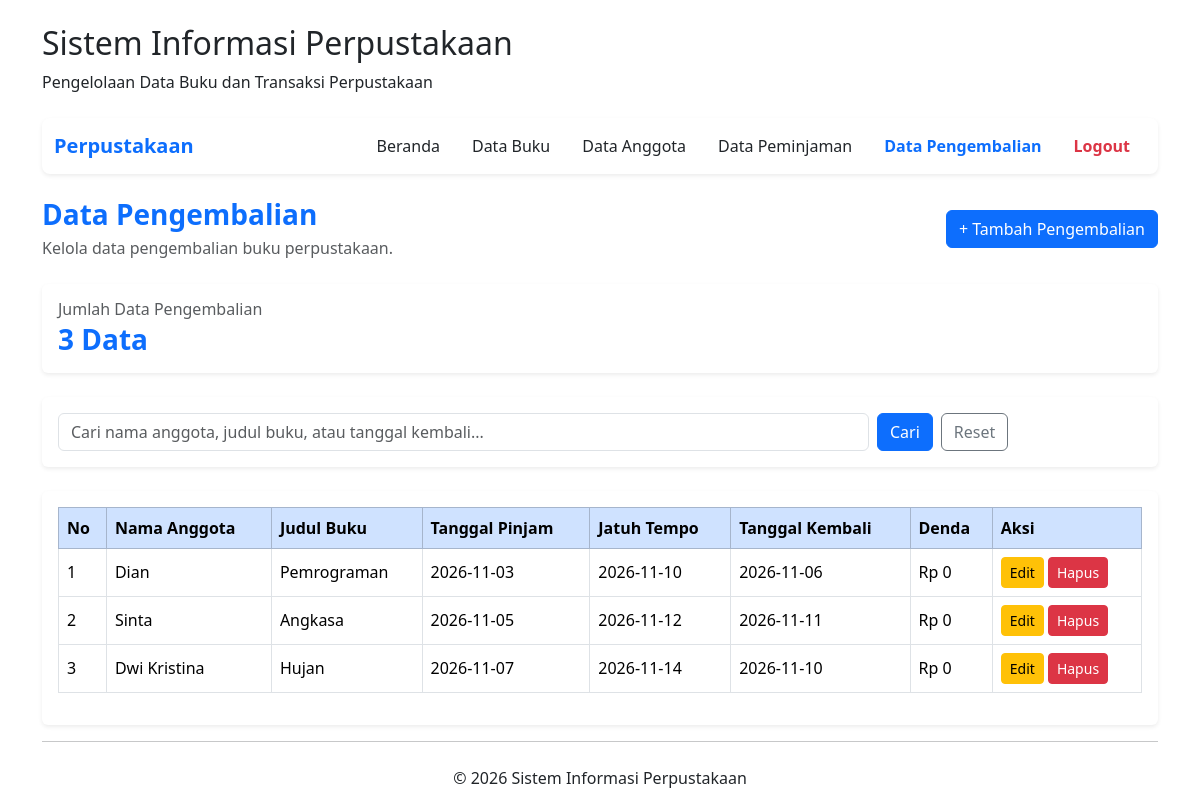
Page /index.php?action=pengembalian (signed in) on the committed database.
### tables this page shows
CREATE TABLE `tb_pengembalian` (
  `id_pengembalian` int NOT NULL,
  `id_peminjaman` int NOT NULL,
  `tanggal_kembali` date NOT NULL,
  `denda` decimal(10,2) NOT NULL DEFAULT '0.00'
);

CREATE TABLE `tb_anggota` (
  `id_anggota` int NOT NULL,
  `nama_anggota` varchar(100) NOT NULL,
  `alamat` text,
  `nomor_telepon` varchar(15) DEFAULT NULL
);

CREATE TABLE `tb_buku` (
  `id_buku` int NOT NULL,
  `judul_buku` varchar(150) NOT NULL,
  `penulis` varchar(100) NOT NULL,
  `penerbit` varchar(100) DEFAULT NULL,
  `tahun_terbit` year DEFAULT NULL,
  `stok` int NOT NULL DEFAULT '0'
);

CREATE TABLE `tb_peminjaman` (
  `id_peminjaman` int NOT NULL,
  `id_anggota` int NOT NULL,
  `id_buku` int NOT NULL,
  `id_petugas` int NOT NULL,
  `tanggal_pinjam` date NOT NULL,
  `tanggal_jatuh_tempo` date NOT NULL,
  `jumlah` int NOT NULL DEFAULT '1',
  `status_peminjaman` enum('Dipinjam','Dikembalikan') NOT NULL DEFAULT 'Dipinjam'
);

### App/Controllers/PengembalianController.php (called while the page is built, shortened)
<?php
require_once __DIR__ . '/../models/PengembalianModel.php';
class PengembalianController
{
    private $pengembalianModel;
    public function __construct()
    {
        $this->pengembalianModel = new PengembalianModel();
    }
    public function index()
    {
        $keyword = trim($_GET['keyword'] ?? '');
        $limit = 10;
        $halaman = filter_input(INPUT_GET, 'halaman', FILTER_VALIDATE_INT);
        if (!$halaman || $halaman < 1) {
            $halaman = 1;
        }
        $totalData = $this->pengembalianModel->hitungTotalPengembalian($keyword);
        $totalHalaman = max(1, (int) ceil($totalData / $limit));
        $halaman = min($halaman, $totalHalaman);
        $offset = ($halaman - 1) * $limit;
        $data = $this->pengembalianModel->getPengembalianPagination(
            $keyword,
            $limit,
            $offset
        );
        require __DIR__ . '/../views/pengembalian.php';
    }
}

### App/Config/koneksi.php (called while the page is built)
<?php
class Database
{
    private $host = 'localhost';
    private $dbname = 'perpustakaan';
    private $username = 'root';
    private $password = '';
    public function getConnection()
    {
        try {
            $conn = new PDO(
                "mysql:host={$this->host};dbname={$this->dbname};charset=utf8mb4",
                $this->username,
                $this->password
            );
            $conn->setAttribute(
                PDO::ATTR_ERRMODE,
                PDO::ERRMODE_EXCEPTION
            );
            return $conn;
        } catch (PDOException $e) {
            die('Koneksi database gagal: ' . $e->getMessage());
        }
    }
}

### App/Models/PengembalianModel.php (called while the page is built, shortened)
<?php
require_once __DIR__ . '/../config/koneksi.php';
class PengembalianModel
{
    private $conn;
    public function __construct()
    {
        $database = new Database();
        $this->conn = $database->getConnection();
    }
    public function getPengembalianPagination($keyword, $limit, $offset)
    {
        $sql = "SELECT
                    pg.*,
                    p.id_peminjaman,
                    a.nama_anggota,
                    b.judul_buku,
                    p.tanggal_pinjam,
                    p.tanggal_jatuh_tempo
                FROM tb_pengembalian pg
                JOIN tb_peminjaman p
                    ON pg.id_peminjaman = p.id_peminjaman
                JOIN tb_anggota a
                    ON p.id_anggota = a.id_anggota
                JOIN tb_buku b
                    ON p.id_buku = b.id_buku
                WHERE a.nama_anggota LIKE :nama
                   OR b.judul_buku LIKE :judul
                   OR pg.tanggal_kembali LIKE :tanggal
                ORDER BY pg.id_pengembalian DESC
                LIMIT :limit OFFSET :offset";
        $stmt = $this->conn->prepare($sql);
        $kataKunci = '%' . $keyword . '%';
        $stmt->bindValue(':nama', $kataKunci, PDO::PARAM_STR);
        $stmt->bindValue(':judul', $kataKunci, PDO::PARAM_STR);
        $stmt->bindValue(':tanggal', $kataKunci, PDO::PARAM_STR);
        $stmt->bindValue(':limit', (int) $limit, PDO::PARAM_INT);
        $stmt->bindValue(':offset', (int) $offset, PDO::PARAM_INT);
        $stmt->execute();
        return $stmt->fetchAll(PDO::FETCH_ASSOC);
    }
    public function hitungTotalPengembalian($keyword)
    {
        $sql = "SELECT COUNT(*)
                FROM tb_pengembalian pg
                JOIN tb_peminjaman p
                    ON pg.id_peminjaman = p.id_peminjaman
                JOIN tb_anggota a
                    ON p.id_anggota = a.id_anggota
                JOIN tb_buku b
                    ON p.id_buku = b.id_buku
                WHERE a.nama_anggota LIKE :nama
                   OR b.judul_buku LIKE :judul
                   OR pg.tanggal_kembali LIKE :tanggal";
        $stmt = $this->conn->prepare($sql);
        $kataKunci = '%' . $keyword . '%';
        $stmt->execute([
            ':nama' => $kataKunci,
            ':judul' => $kataKunci,
            ':tanggal' => $kataKunci
        ]);
        return (int) $stmt->fetchColumn();
    }
}

### App/Views/pengembalian.php (the view, shortened to what this page needs)
<?php require __DIR__ . '/templates/header.php'; ?>
<?php require __DIR__ . '/templates/navbar.php'; ?>
<div class="d-flex justify-content-between align-items-center mb-4">
    <div>
        <h3 class="fw-bold text-primary mb-1">Data Pengembalian</h3>
        <p class="text-muted mb-0">Kelola data pengembalian buku perpustakaan.</p>
    </div>
    <a href="index.php?action=tambahPengembalian" class="btn btn-primary">
        + Tambah Pengembalian
    </a>
</div>
<div class="card border-0 shadow-sm mb-4">
    <div class="card-body">
        <h6 class="text-muted mb-1">Jumlah Data Pengembalian</h6>
        <h3 class="fw-bold text-primary mb-0">
            <?= $totalData ?> Data
        </h3>
    </div>
</div>
<div class="card border-0 shadow-sm mb-4">
    <div class="card-body">
        <form action="index.php" method="GET" class="row g-2">
            <div class="col-md-9">
                <input
                    type="text"
                    name="keyword"
                    class="form-control"
                    placeholder="Cari nama anggota, judul buku, atau tanggal kembali..."
                    value="<?= htmlspecialchars($keyword) ?>"
                >
            </div>
            <div class="col-md-3 d-flex gap-2">
                <button type="submit" class="btn btn-primary">
                    Cari
                </button>
                <a href="index.php?action=pengembalian" class="btn btn-outline-secondary">
                    Reset
                </a>
            </div>
        </form>
    </div>
</div>
<div class="card border-0 shadow-sm">
    <div class="card-body">
        <div class="table-responsive">
            <table class="table table-bordered table-hover align-middle">
                <thead class="table-primary">
                    <tr>
                        <th>No</th>
                        <th>Nama Anggota</th>
                        <th>Judul Buku</th>
                        <th>Tanggal Pinjam</th>
                        <th>Jatuh Tempo</th>
                        <th>Tanggal Kembali</th>
                        <th>Denda</th>
                        <th>Aksi</th>
                    </tr>
                </thead>
                <tbody>
                    <?php if (!empty($data)): ?>
                        <?php $no = $offset + 1; ?>
                        <?php foreach ($data as $pengembalian): ?>
                            <tr>
                                <td><?= $no++ ?></td>
                                <td>
                                    <?= htmlspecialchars($pengembalian['nama_anggota']) ?>
                                </td>
                                <td>
                                    <?= htmlspecialchars($pengembalian['judul_buku']) ?>
                                </td>
                                <td>
                                    <?= htmlspecialchars($pengembalian['tanggal_pinjam']) ?>
                                </td>
                                <td>
                                    <?= htmlspecialchars($pengembalian['tanggal_jatuh_tempo']) ?>
                                </td>
                                <td>
                                    <?= htmlspecialchars($pengembalian['tanggal_kembali']) ?>
                                </td>
                                <td>
                                    Rp <?= number_format((float) $pengembalian['denda'], 0, ',', '.') ?>
                                </td>
                                <td>
                                    <div class="d-flex gap-1">
                                        <a
                                            href="index.php?action=editPengembalian&id=<?= (int) $pengembalian['id_pengembalian'] ?>"
                                            class="btn btn-warning btn-sm"
                                        >
                                            Edit
                                        </a>
                                        <form
                                            action="index.php?action=hapusPengembalian"
                                            method="POST"
                                            onsubmit="return confirm('Yakin ingin menghapus data pengembalian ini?');"
                                        >
                                            <button type="submit" class="btn btn-danger btn-sm">
                                                Hapus
                                            </button>
                                        </form>
                                    </div>
                                </td>
                            </tr>
                        <?php endforeach; ?>
                    <?php endif; ?>
                </tbody>
            </table>
        </div>
    </div>
</div>
<?php require __DIR__ . '/templates/footer.php'; ?>

### rows in the picture
tb_pengembalian: tb_anggota.nama_anggota "Dian", tb_buku.judul_buku "Pemrograman", id_peminjaman.tanggal_pinjam "2026-11-03", id_peminjaman.tanggal_jatuh_tempo "2026-11-10", tanggal_kembali "2026-11-06", denda "0"
tb_pengembalian: tb_anggota.nama_anggota "Sinta", tb_buku.judul_buku "Angkasa", id_peminjaman.tanggal_pinjam "2026-11-05", id_peminjaman.tanggal_jatuh_tempo "2026-11-12", tanggal_kembali "2026-11-11", denda "0"
tb_pengembalian: tb_anggota.nama_anggota "Dwi Kristina", tb_buku.judul_buku "Hujan", id_peminjaman.tanggal_pinjam "2026-11-07", id_peminjaman.tanggal_jatuh_tempo "2026-11-14", tanggal_kembali "2026-11-10", denda "0"

### other values in the picture
$totalData "3"
